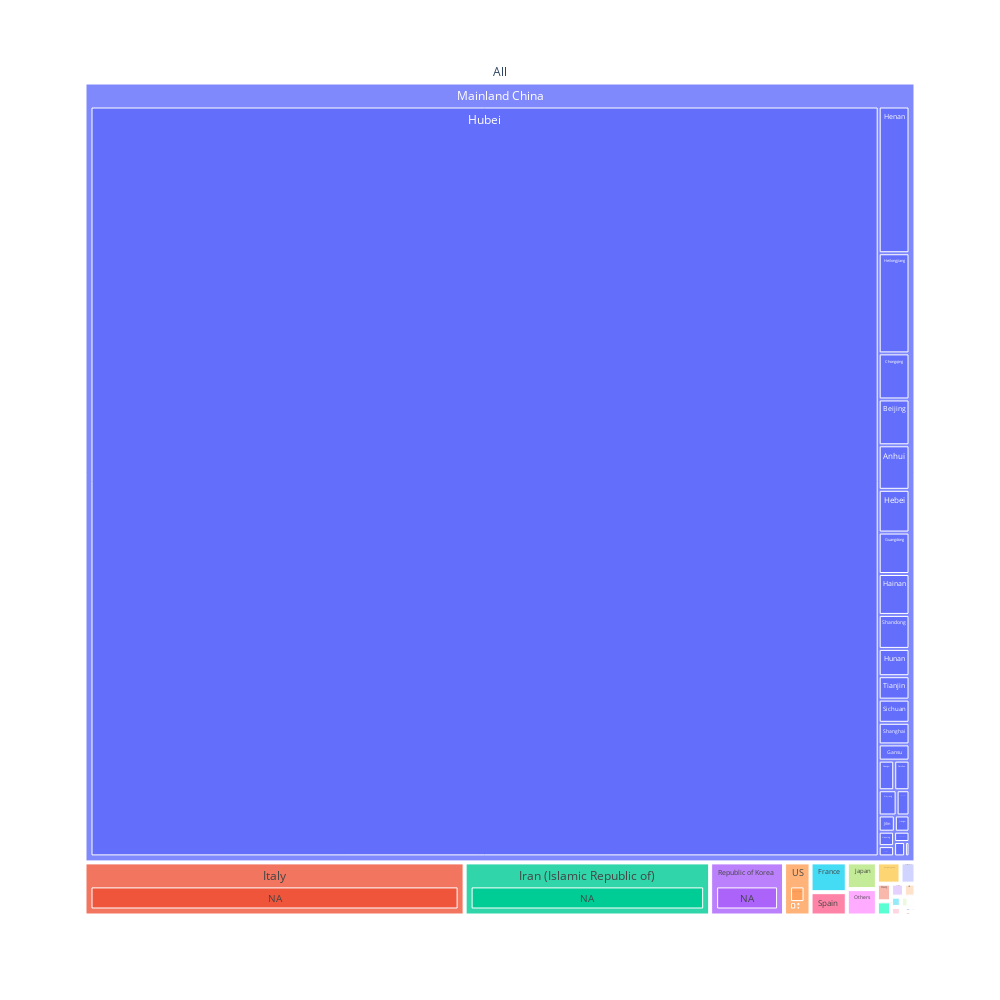

The notebook cell this image was saved under:
### Markdown cell above
**It is helpful to see what provinces in China had mortalities as this enables us to better understand protective measures**

### Code cell
dat["all"] = "All"
fig = px.treemap(dat, path=['all', 'Country/Region', 'Province/State'], values='Deaths',
                  color_continuous_scale='RdBu',)
fig.update_traces(textposition='top center')
fig.update_layout(
    autosize=False,
    width=1000,
    height=1000)

fig.show()

### Figure 1 — Plotly figure (JSON) as saved in the notebook; plotly's stock layout.template omitted (floating-point values rounded to 4 significant figures; data arrays with more than 128 entries replaced by an {"elided": "..."} marker saying what was removed)
{"data": [{"branchvalues": "total", "domain": {"x": [0, 1], "y": [0, 1]}, "hoverlabel": {"namelength": 0}, "hovertemplate": "labels=%{label}<br>Deaths=%{value}<br>parent=%{parent}<br>id=%{id}", "ids": {"elided": "463 str values"}, "labels": {"elided": "463 str values"}, "name": "", "parents": {"elided": "463 str values"}, "textposition": "top center", "type": "treemap", "values": {"elided": "463 int values"}}], "layout": {"autosize": false, "height": 1000, "legend": {"tracegroupgap": 0}, "margin": {"t": 60}, "width": 1000}}
